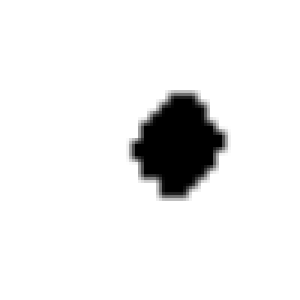
%> input picture Rechenzeichenerkennung/resized/mal.png, 100 x 100 px (shown 3 times larger)
$ octave --eval "result = test;"   (GNU Octave 9; MATLAB toolbox functions it lacks are replaced by stand-ins)
%> lines starting %> are read from the running program, lines starting %| are printed output that depends on the picture
%gets a full-size Picture-Array and returns an array of chars
%it iterates over the pictures and crops them. Then it checks which symbol
%(+,-,*,/,(,)) it is. At the end it returns a char-array in the form of
%{'-','?','+','?'}
function [result]=test()
    pic = imread('Mal.png');
%> pic is the input picture: size 100x100x3 uint8; min 0, max 255, mean 237
    pic = imcomplement(pic);
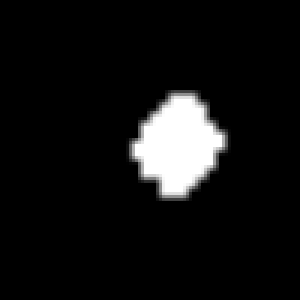
%> pic: size 100x100x3 uint8 (shown 3 times larger); min 0, max 255, mean 18
    %imshow(pic);
    %pause;
    pic=pic(:, :, 1);
%> pic: size 100x100 uint8
    %imshow(pic);
    %pic
    %pause;
    pic=getSymbolPortionOfBWpic(pic);
    imshow(pic);
    plus=isAPlus(pic)
    minus=isAMinus(pic)
    divide=isADivide(pic)
    mult=isAMult(pic)
    bracketOpen=isABracket(pic)
    bracketClose=isABracket(fliplr(pic))

    result=1;
    pause;
    imshow(pic);
end


function[symbolPic]=getSymbolPortionOfBWpic(input)
    indSubPic=find(input);
%> indSubPic = 895 values from 4247 to 7652
    widPic=size(input,2);
%> widPic = 100
    heiPic=size(input,1);
%> heiPic = 100
    xmin=floor(min(indSubPic)/heiPic)+1;
%> xmin = 43
    ymin=min(mod(indSubPic,heiPic));
%> ymin = 31
    xmax=floor(max(indSubPic)/heiPic)+1;
%> xmax = 77
    ymax=max(mod(indSubPic,heiPic));
%> ymax = 67
    subPicRect=[xmin,ymin,xmax-xmin,ymax-ymin];
%> subPicRect = [43 31 34 36]
    symbolPic=imcrop(input,subPicRect);
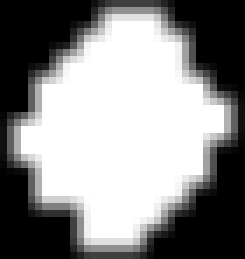
%> symbolPic: size 37x35 uint8 (shown 7 times larger); min 0, max 255, mean 138.7
end
function[isPlus]=isAPlus(input)
    isPlus=1;
    %first check horizontal

    tall=size(input,1);
%> tall = 37
    long=size(input,2);
%> long = 35
    percentageBlack=sum(sum(input))/255/(tall*long);
%> percentageBlack = 0.544
%> in test, `plus=isAPlus(pic)`: plus = 0
    if(percentageBlack >0.5)
        isPlus=0;
    else
        checkSide = sum(input, 2);
        for c=0:1
            %how to detect a plus: portion a projection in 3 1/3rd areas, if the sum of
            %the first and last are less than the middle one it is either a + or a *

            third=size(checkSide,1)/3;

            firstPortion=sum(checkSide(1:floor(third)));
            secondPortion=sum(checkSide(ceil(third):floor(third*2)));
            thirdPortion=sum(checkSide(ceil(third*2):size(checkSide,1)));

            %check again with other side
            checkSide = rot90(sum(input));

            if(firstPortion+thirdPortion>secondPortion*1.2)
                isPlus=0;
            end
        end
    end
end
function[isMinus]=isAMinus(input)
    %it's a minus if it's long (longer than tall) and mostly black.
    tall=size(input,1);
    long=size(input,2);
    percentageBlack=sum(sum(input))/255/(tall*long);
    isMinus=0;
    if(percentageBlack>0.4 && long>tall*2)
        isMinus=1;
    end
% [11 lines of commented-out code are left out]

end

function[isDivide]=isADivide(input)
    isDivide=1;

    tall=size(input,1);
    long=size(input,2);
    sumBlack=sum(sum(input));
%> sumBlack = 179577
    percentageBlack=sumBlack/255/(tall*long);
    avgtall=sumBlack/tall;
%> avgtall = 4853.4
    avgLong=sumBlack/long;
%> avgLong = 5130.8
%> in test, `divide=isADivide(pic)`: divide = 0

    if(percentageBlack>0.4)
        isDivide=0;
    else
          checkSide = sum(input, 2);
        for c=0:1

            third=size(checkSide,1)/3;

            firstPortion=sum(checkSide(1:floor(third)));
            secondPortion=sum(checkSide(ceil(third):floor(third*2)));
            thirdPortion=sum(checkSide(ceil(third*2):size(checkSide,1)));
            %check again with other side
            checkSide = rot90(sum(input));

            if(firstPortion>secondPortion*1.2||firstPortion<secondPortion/1.2||thirdPortion>secondPortion*1.2||thirdPortion<secondPortion/1.2)
                isDivide=0;
            end
        end
    end

end

function[isMult]=isAMult(input)
    isMult=1;
    tall=size(input,1);
    long=size(input,2);
    sumBlack=sum(sum(input));
    percentageBlack=sumBlack/255/(tall*long);
    if(percentageBlack<0.65)
        isMult=0;
    else

    end
end

function[isBracket]=isABracket(input)
%bad, real bad
    isBracket=1;
    horizProj=sum(input,1);
%> horizProj = 35 values, max 8769 at index 17, min 100 at index 35, mean 5130.8
    half=size(horizProj,2)/2;
%> half = 17.5
    firstPortion=sum(horizProj(1:floor(half)));
%> firstPortion = 85703
    secondPortion=sum(horizProj(ceil(half):floor(half*2)));
%> secondPortion = 93874
    if(firstPortion<secondPortion*1.3)
        isBracket=0;
    end

    verticProj=rot90(sum(input));
%> verticProj = 35 values, max 8769 at index 17, min 100 at index 1, mean 5130.8


end
%> in test, `bracketOpen=isABracket(pic)`: bracketOpen = 0
